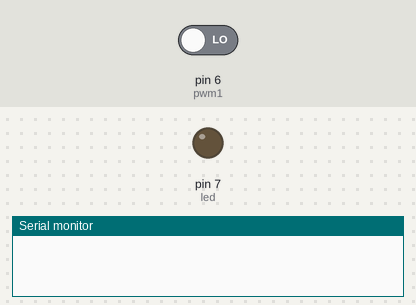
Bench run of a sketch on a simulated Arduino Uno, built with avr-gcc and run on an emulated ATmega328P. On the bench: output pins drawn as LEDs (lit = HIGH), the last lines printed to the serial monitor. Dashed ring = blinking. Inputs (shaded band) come from the test bench; at power-on: pin 6 (pwm1) LOW.

Above: at 1.0 s.
At 2.2 s:
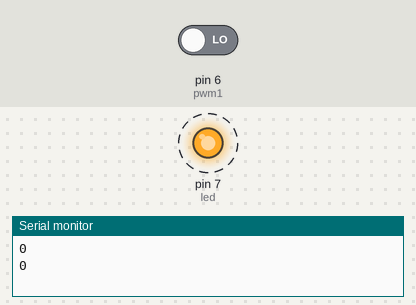
Timing chart, 0 to 3.0 s (numbered marks = the images above):
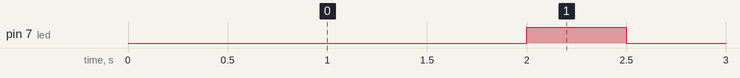

Measured:
- by itself, pin 7 (led): alternates HIGH for 0.50 s and LOW for 0.50 s

The sketch:

readingEasyButton.ino
```cpp
int pwm1 = 6;
int pwm1_state = 0;
int numOfZeros = 0;
int led = 7;

void setup() {
  Serial.begin(9600);
  pinMode(pwm1, INPUT);
  pinMode(led, OUTPUT);
}

void loop() {
  pwm1_state = pulseIn(pwm1, HIGH);
  Serial.println(pwm1_state);
  if (numOfZeros == 1 && pwm1_state != 0)
  {
    numOfZeros = 0;
  }
  else if (numOfZeros == 1 && pwm1_state == 0)
  {
    //LED ON FOREVER
    //digitalWrite(led, HIGH);
    while (true)
    {
      digitalWrite(led, HIGH);   // turn the LED on (HIGH is the voltage level)
      delay(500);                       // wait for a second
      digitalWrite(led, LOW);    // turn the LED off by making the voltage LOW
      delay(500);
    }
  }
  else if (numOfZeros == 0 && pwm1_state == 0)
  {
    numOfZeros++;
  }
}
```
